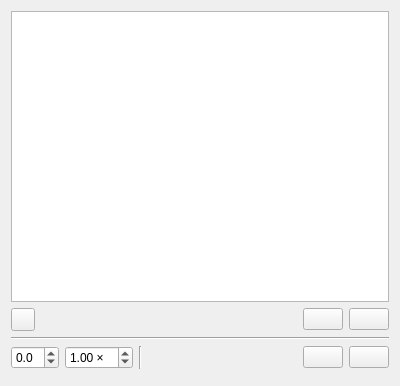
<?xml version="1.0" encoding="UTF-8"?>
<ui version="4.0">
 <class>AudioAttachmentView</class>
 <widget class="QWidget" name="AudioAttachmentView">
  <property name="geometry">
   <rect>
    <x>0</x>
    <y>0</y>
    <width>400</width>
    <height>386</height>
   </rect>
  </property>
  <property name="windowTitle">
   <string>Form</string>
  </property>
  <layout class="QVBoxLayout" name="verticalLayout">
   <item>
    <widget class="QTableView" name="sectionView"/>
   </item>
   <item>
    <layout class="QHBoxLayout" name="horizontalLayout_2">
     <item>
      <widget class="QToolButton" name="toolButtonRecordSection">
       <property name="text">
        <string/>
       </property>
       <property name="popupMode">
        <enum>QToolButton::DelayedPopup</enum>
       </property>
      </widget>
     </item>
     <item>
      <spacer name="horizontalSpacer">
       <property name="orientation">
        <enum>Qt::Horizontal</enum>
       </property>
       <property name="sizeHint" stdset="0">
        <size>
         <width>40</width>
         <height>20</height>
        </size>
       </property>
      </spacer>
     </item>
     <item>
      <widget class="QPushButton" name="pushButtonRestoreSection">
       <property name="text">
        <string/>
       </property>
       <property name="icon">
        <iconset resource="../ressources.qrc">
         <normaloff>:/icons/icons/download73.png</normaloff>:/icons/icons/download73.png</iconset>
       </property>
      </widget>
     </item>
     <item>
      <widget class="QPushButton" name="pushButtonDeleteSection">
       <property name="text">
        <string/>
       </property>
       <property name="icon">
        <iconset resource="../ressources.qrc">
         <normaloff>:/icons/icons/rubbish7.png</normaloff>:/icons/icons/rubbish7.png</iconset>
       </property>
      </widget>
     </item>
    </layout>
   </item>
   <item>
    <widget class="Line" name="line">
     <property name="orientation">
      <enum>Qt::Horizontal</enum>
     </property>
    </widget>
   </item>
   <item>
    <layout class="QHBoxLayout" name="horizontalLayout">
     <item>
      <widget class="QDoubleSpinBox" name="doubleSpinBoxPitch">
       <property name="suffix">
        <string/>
       </property>
       <property name="decimals">
        <number>1</number>
       </property>
       <property name="minimum">
        <double>-9.000000000000000</double>
       </property>
       <property name="maximum">
        <double>9.000000000000000</double>
       </property>
      </widget>
     </item>
     <item>
      <widget class="QDoubleSpinBox" name="doubleSpinBoxTempo">
       <property name="suffix">
        <string> ×</string>
       </property>
       <property name="minimum">
        <double>0.100000000000000</double>
       </property>
       <property name="maximum">
        <double>10.000000000000000</double>
       </property>
       <property name="singleStep">
        <double>0.050000000000000</double>
       </property>
       <property name="value">
        <double>1.000000000000000</double>
       </property>
      </widget>
     </item>
     <item>
      <widget class="Line" name="line_3">
       <property name="orientation">
        <enum>Qt::Vertical</enum>
       </property>
      </widget>
     </item>
     <item>
      <spacer name="horizontalSpacer_2">
       <property name="orientation">
        <enum>Qt::Horizontal</enum>
       </property>
       <property name="sizeHint" stdset="0">
        <size>
         <width>40</width>
         <height>20</height>
        </size>
       </property>
      </spacer>
     </item>
     <item>
      <widget class="QPushButton" name="pushButtonPlayPause">
       <property name="text">
        <string/>
       </property>
       <property name="icon">
        <iconset resource="../ressources.qrc">
         <normaloff>:/oldIcons/oldIcons/1411738411_519570-066_Play-128.png</normaloff>
         <normalon>:/oldIcons/oldIcons/1411738419_519571-067_Pause-128.png</normalon>:/oldIcons/oldIcons/1411738411_519570-066_Play-128.png</iconset>
       </property>
       <property name="checkable">
        <bool>true</bool>
       </property>
      </widget>
     </item>
     <item>
      <widget class="QPushButton" name="pushButtonStop">
       <property name="text">
        <string/>
       </property>
       <property name="icon">
        <iconset resource="../ressources.qrc">
         <normaloff>:/oldIcons/oldIcons/1411738429_icon-stop-128.png</normaloff>:/oldIcons/oldIcons/1411738429_icon-stop-128.png</iconset>
       </property>
      </widget>
     </item>
    </layout>
   </item>
   <item>
    <widget class="AudioSlider" name="slider" native="true"/>
   </item>
  </layout>
 </widget>
 <customwidgets>
  <customwidget>
   <class>AudioSlider</class>
   <extends>QWidget</extends>
   <header>AttachmentView/audioslider.h</header>
   <container>1</container>
  </customwidget>
 </customwidgets>
 <resources>
  <include location="../ressources.qrc"/>
 </resources>
 <connections/>
</ui>
